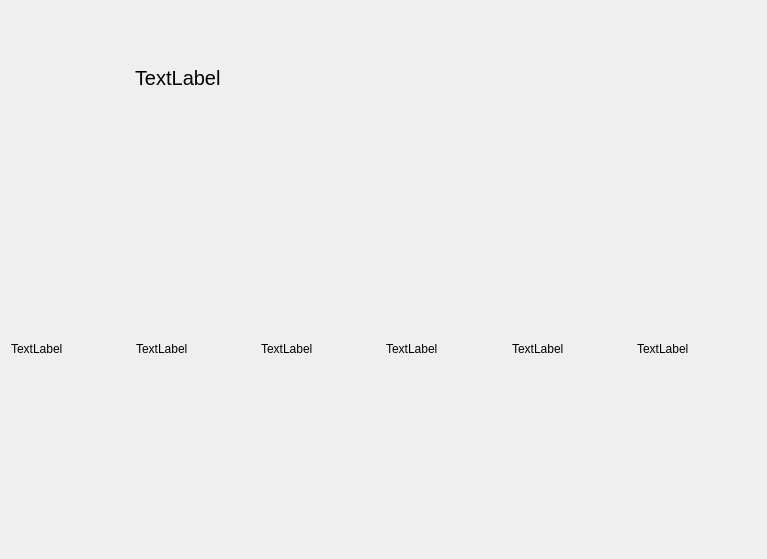
<?xml version="1.0" encoding="UTF-8"?>
<ui version="4.0">
 <class>AboutPage</class>
 <widget class="QWidget" name="AboutPage">
  <property name="geometry">
   <rect>
    <x>0</x>
    <y>0</y>
    <width>767</width>
    <height>559</height>
   </rect>
  </property>
  <property name="windowTitle">
   <string>Form</string>
  </property>
  <layout class="QGridLayout" name="gridLayout" rowstretch="1,3">
   <item row="0" column="0">
    <layout class="QHBoxLayout" name="horizontalLayout" stretch="1,4,1">
     <property name="spacing">
      <number>0</number>
     </property>
     <item>
      <spacer name="horizontalSpacer">
       <property name="orientation">
        <enum>Qt::Horizontal</enum>
       </property>
       <property name="sizeHint" stdset="0">
        <size>
         <width>40</width>
         <height>20</height>
        </size>
       </property>
      </spacer>
     </item>
     <item>
      <widget class="QLabel" name="context_label">
       <property name="styleSheet">
        <string notr="true">font:15pt ;</string>
       </property>
       <property name="text">
        <string>TextLabel</string>
       </property>
      </widget>
     </item>
     <item>
      <spacer name="horizontalSpacer_2">
       <property name="orientation">
        <enum>Qt::Horizontal</enum>
       </property>
       <property name="sizeHint" stdset="0">
        <size>
         <width>40</width>
         <height>20</height>
        </size>
       </property>
      </spacer>
     </item>
    </layout>
   </item>
   <item row="1" column="0">
    <layout class="QHBoxLayout" name="horizontalLayout_2">
     <item>
      <widget class="QLabel" name="label_agvimg1">
       <property name="text">
        <string>TextLabel</string>
       </property>
      </widget>
     </item>
     <item>
      <widget class="QLabel" name="label_agvimg2">
       <property name="text">
        <string>TextLabel</string>
       </property>
      </widget>
     </item>
     <item>
      <widget class="QLabel" name="label_agvimg3">
       <property name="text">
        <string>TextLabel</string>
       </property>
      </widget>
     </item>
     <item>
      <widget class="QLabel" name="label_agvimg4">
       <property name="text">
        <string>TextLabel</string>
       </property>
      </widget>
     </item>
     <item>
      <widget class="QLabel" name="label_agvimg5">
       <property name="text">
        <string>TextLabel</string>
       </property>
      </widget>
     </item>
     <item>
      <widget class="QLabel" name="label_agvimg6">
       <property name="text">
        <string>TextLabel</string>
       </property>
      </widget>
     </item>
    </layout>
   </item>
  </layout>
 </widget>
 <resources/>
 <connections/>
</ui>
